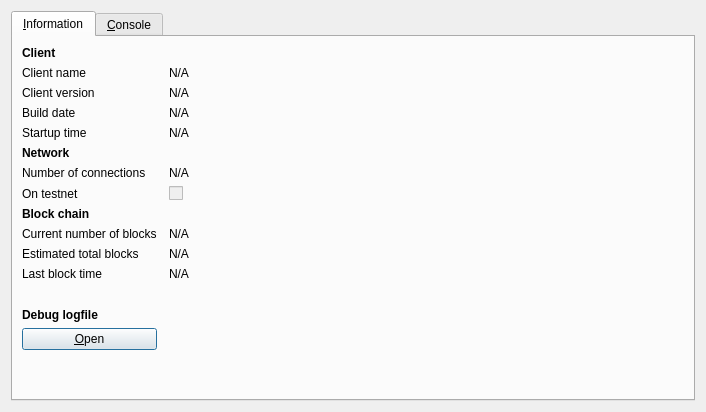
<?xml version="1.0" encoding="UTF-8"?>
<ui version="4.0">
 <class>RPCConsole</class>
 <widget class="QDialog" name="RPCConsole">
  <property name="geometry">
   <rect>
    <x>0</x>
    <y>0</y>
    <width>706</width>
    <height>412</height>
   </rect>
  </property>
  <property name="windowTitle">
   <string>Bitcoin debug window</string>
  </property>
  <layout class="QVBoxLayout" name="verticalLayout_2">
   <item>
    <widget class="QTabWidget" name="tabWidget">
     <property name="currentIndex">
      <number>0</number>
     </property>
     <widget class="QWidget" name="tab_info">
      <attribute name="title">
       <string>&amp;Information</string>
      </attribute>
      <layout class="QGridLayout" name="gridLayout" columnstretch="0,1">
       <property name="horizontalSpacing">
        <number>12</number>
       </property>
       <item row="0" column="0">
        <widget class="QLabel" name="label_9">
         <property name="font">
          <font>
           <weight>75</weight>
           <bold>true</bold>
          </font>
         </property>
         <property name="text">
          <string>Client</string>
         </property>
        </widget>
       </item>
       <item row="1" column="0">
        <widget class="QLabel" name="label_5">
         <property name="text">
          <string>Client name</string>
         </property>
        </widget>
       </item>
       <item row="1" column="1">
        <widget class="QLabel" name="clientName">
         <property name="cursor">
          <cursorShape>IBeamCursor</cursorShape>
         </property>
         <property name="text">
          <string>N/A</string>
         </property>
         <property name="textFormat">
          <enum>Qt::PlainText</enum>
         </property>
         <property name="textInteractionFlags">
          <set>Qt::LinksAccessibleByMouse|Qt::TextSelectableByKeyboard|Qt::TextSelectableByMouse</set>
         </property>
        </widget>
       </item>
       <item row="2" column="0">
        <widget class="QLabel" name="label_6">
         <property name="text">
          <string>Client version</string>
         </property>
        </widget>
       </item>
       <item row="2" column="1">
        <widget class="QLabel" name="clientVersion">
         <property name="cursor">
          <cursorShape>IBeamCursor</cursorShape>
         </property>
         <property name="text">
          <string>N/A</string>
         </property>
         <property name="textFormat">
          <enum>Qt::PlainText</enum>
         </property>
         <property name="textInteractionFlags">
          <set>Qt::LinksAccessibleByMouse|Qt::TextSelectableByKeyboard|Qt::TextSelectableByMouse</set>
         </property>
        </widget>
       </item>
       <item row="3" column="0">
        <widget class="QLabel" name="label_12">
         <property name="text">
          <string>Build date</string>
         </property>
        </widget>
       </item>
       <item row="3" column="1">
        <widget class="QLabel" name="buildDate">
         <property name="cursor">
          <cursorShape>IBeamCursor</cursorShape>
         </property>
         <property name="text">
          <string>N/A</string>
         </property>
         <property name="textFormat">
          <enum>Qt::PlainText</enum>
         </property>
         <property name="textInteractionFlags">
          <set>Qt::LinksAccessibleByMouse|Qt::TextSelectableByKeyboard|Qt::TextSelectableByMouse</set>
         </property>
        </widget>
       </item>
       <item row="4" column="0">
        <widget class="QLabel" name="label_13">
         <property name="text">
          <string>Startup time</string>
         </property>
        </widget>
       </item>
       <item row="4" column="1">
        <widget class="QLabel" name="startupTime">
         <property name="cursor">
          <cursorShape>IBeamCursor</cursorShape>
         </property>
         <property name="text">
          <string>N/A</string>
         </property>
         <property name="textFormat">
          <enum>Qt::PlainText</enum>
         </property>
         <property name="textInteractionFlags">
          <set>Qt::LinksAccessibleByMouse|Qt::TextSelectableByKeyboard|Qt::TextSelectableByMouse</set>
         </property>
        </widget>
       </item>
       <item row="5" column="0">
        <widget class="QLabel" name="label_11">
         <property name="font">
          <font>
           <weight>75</weight>
           <bold>true</bold>
          </font>
         </property>
         <property name="text">
          <string>Network</string>
         </property>
        </widget>
       </item>
       <item row="6" column="0">
        <widget class="QLabel" name="label_7">
         <property name="text">
          <string>Number of connections</string>
         </property>
        </widget>
       </item>
       <item row="6" column="1">
        <widget class="QLabel" name="numberOfConnections">
         <property name="cursor">
          <cursorShape>IBeamCursor</cursorShape>
         </property>
         <property name="text">
          <string>N/A</string>
         </property>
         <property name="textFormat">
          <enum>Qt::PlainText</enum>
         </property>
         <property name="textInteractionFlags">
          <set>Qt::LinksAccessibleByMouse|Qt::TextSelectableByKeyboard|Qt::TextSelectableByMouse</set>
         </property>
        </widget>
       </item>
       <item row="7" column="0">
        <widget class="QLabel" name="label_8">
         <property name="text">
          <string>On testnet</string>
         </property>
        </widget>
       </item>
       <item row="7" column="1">
        <widget class="QCheckBox" name="isTestNet">
         <property name="enabled">
          <bool>false</bool>
         </property>
         <property name="text">
          <string/>
         </property>
        </widget>
       </item>
       <item row="8" column="0">
        <widget class="QLabel" name="label_10">
         <property name="font">
          <font>
           <weight>75</weight>
           <bold>true</bold>
          </font>
         </property>
         <property name="text">
          <string>Block chain</string>
         </property>
        </widget>
       </item>
       <item row="9" column="0">
        <widget class="QLabel" name="label_3">
         <property name="text">
          <string>Current number of blocks</string>
         </property>
        </widget>
       </item>
       <item row="9" column="1">
        <widget class="QLabel" name="numberOfBlocks">
         <property name="cursor">
          <cursorShape>IBeamCursor</cursorShape>
         </property>
         <property name="text">
          <string>N/A</string>
         </property>
         <property name="textFormat">
          <enum>Qt::PlainText</enum>
         </property>
         <property name="textInteractionFlags">
          <set>Qt::LinksAccessibleByMouse|Qt::TextSelectableByKeyboard|Qt::TextSelectableByMouse</set>
         </property>
        </widget>
       </item>
       <item row="10" column="0">
        <widget class="QLabel" name="label_4">
         <property name="text">
          <string>Estimated total blocks</string>
         </property>
        </widget>
       </item>
       <item row="10" column="1">
        <widget class="QLabel" name="totalBlocks">
         <property name="cursor">
          <cursorShape>IBeamCursor</cursorShape>
         </property>
         <property name="text">
          <string>N/A</string>
         </property>
         <property name="textFormat">
          <enum>Qt::PlainText</enum>
         </property>
         <property name="textInteractionFlags">
          <set>Qt::LinksAccessibleByMouse|Qt::TextSelectableByKeyboard|Qt::TextSelectableByMouse</set>
         </property>
        </widget>
       </item>
       <item row="11" column="0">
        <widget class="QLabel" name="label_2">
         <property name="text">
          <string>Last block time</string>
         </property>
        </widget>
       </item>
       <item row="11" column="1">
        <widget class="QLabel" name="lastBlockTime">
         <property name="cursor">
          <cursorShape>IBeamCursor</cursorShape>
         </property>
         <property name="text">
          <string>N/A</string>
         </property>
         <property name="textFormat">
          <enum>Qt::PlainText</enum>
         </property>
         <property name="textInteractionFlags">
          <set>Qt::LinksAccessibleByMouse|Qt::TextSelectableByKeyboard|Qt::TextSelectableByMouse</set>
         </property>
        </widget>
       </item>
       <item row="12" column="0">
        <spacer name="verticalSpacer_2">
         <property name="orientation">
          <enum>Qt::Vertical</enum>
         </property>
         <property name="sizeHint" stdset="0">
          <size>
           <width>20</width>
           <height>20</height>
          </size>
         </property>
        </spacer>
       </item>
       <item row="13" column="0">
        <widget class="QLabel" name="labelDebugLogfile">
         <property name="font">
          <font>
           <weight>75</weight>
           <bold>true</bold>
          </font>
         </property>
         <property name="text">
          <string>Debug logfile</string>
         </property>
        </widget>
       </item>
       <item row="14" column="0">
        <widget class="QPushButton" name="openDebugLogfileButton">
         <property name="toolTip">
          <string>Open the Bitcoin debug logfile from the current data directory. This can take a few seconds for large logfiles.</string>
         </property>
         <property name="text">
          <string>&amp;Open</string>
         </property>
        </widget>
       </item>
       <item row="15" column="0">
        <spacer name="verticalSpacer">
         <property name="orientation">
          <enum>Qt::Vertical</enum>
         </property>
         <property name="sizeHint" stdset="0">
          <size>
           <width>20</width>
           <height>40</height>
          </size>
         </property>
        </spacer>
       </item>
      </layout>
     </widget>
     <widget class="QWidget" name="tab_console">
      <attribute name="title">
       <string>&amp;Console</string>
      </attribute>
      <layout class="QVBoxLayout" name="verticalLayout_3">
       <property name="spacing">
        <number>3</number>
       </property>
       <item>
        <widget class="QTextEdit" name="messagesWidget">
         <property name="minimumSize">
          <size>
           <width>0</width>
           <height>100</height>
          </size>
         </property>
         <property name="readOnly">
          <bool>true</bool>
         </property>
         <property name="tabKeyNavigation" stdset="0">
          <bool>false</bool>
         </property>
         <property name="columnCount" stdset="0">
          <number>2</number>
         </property>
        </widget>
       </item>
       <item>
        <layout class="QHBoxLayout" name="horizontalLayout">
         <property name="spacing">
          <number>3</number>
         </property>
         <item>
          <widget class="QLabel" name="label">
           <property name="text">
            <string notr="true">&gt;</string>
           </property>
          </widget>
         </item>
         <item>
          <widget class="QLineEdit" name="lineEdit"/>
         </item>
         <item>
          <widget class="QPushButton" name="clearButton">
           <property name="maximumSize">
            <size>
             <width>24</width>
             <height>24</height>
            </size>
           </property>
           <property name="toolTip">
            <string>Clear console</string>
           </property>
           <property name="text">
            <string/>
           </property>
           <property name="icon">
            <iconset resource="../bitcoin.qrc">
             <normaloff>:/icons/remove</normaloff>:/icons/remove</iconset>
           </property>
           <property name="shortcut">
            <string notr="true">Ctrl+L</string>
           </property>
           <property name="autoDefault">
            <bool>false</bool>
           </property>
          </widget>
         </item>
        </layout>
       </item>
      </layout>
     </widget>
    </widget>
   </item>
  </layout>
 </widget>
 <resources>
  <include location="../bitcoin.qrc"/>
 </resources>
 <connections/>
</ui>
